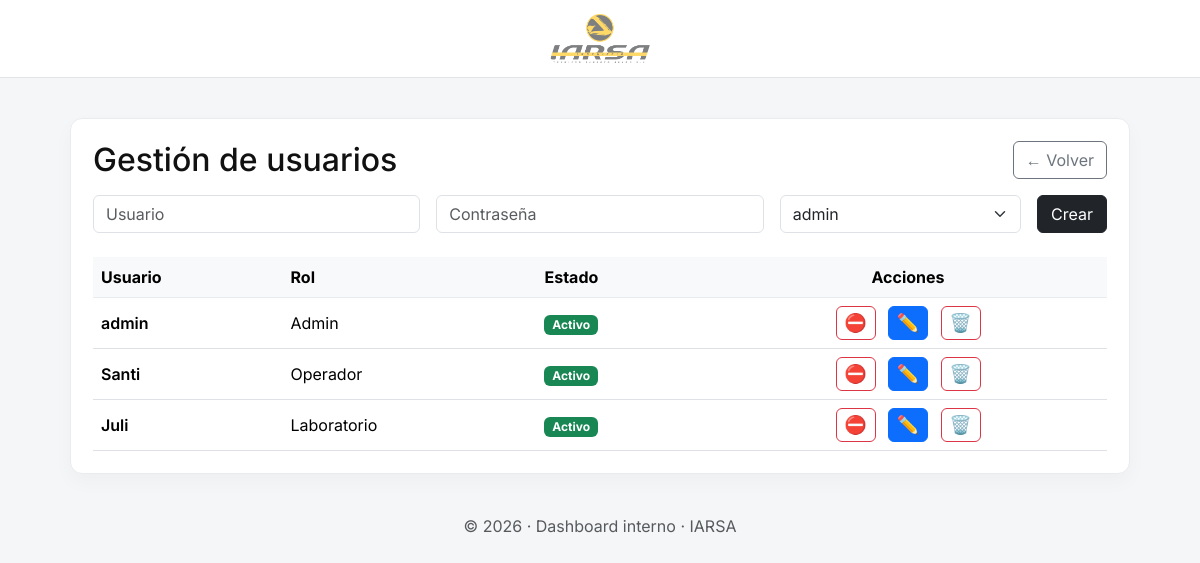
The page /admin/usuarios (signed in) on the database as committed earlier.
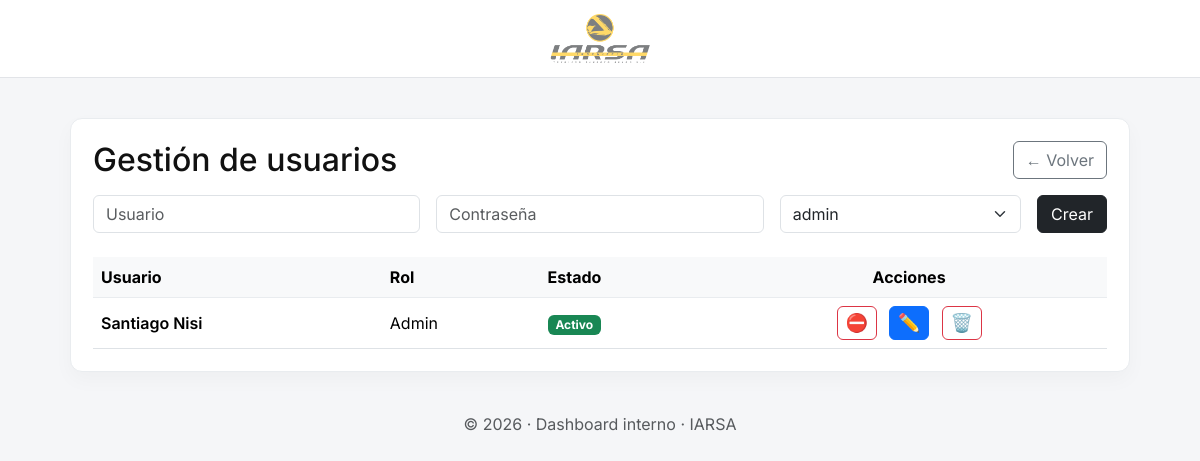
The same page on the database as committed later.
### tables this page shows
CREATE TABLE usuarios (
    id INTEGER PRIMARY KEY AUTOINCREMENT,
    usuario TEXT UNIQUE NOT NULL,
    password TEXT NOT NULL,
    rol TEXT NOT NULL,
    activo INTEGER DEFAULT 1
);

### app.py (the view, shortened to what this page needs)
@app.route("/admin/usuarios", methods=["GET", "POST"])
@role_required(["admin"])
def admin_usuarios():
    conn = sqlite3.connect(Config.DATABASE)
    conn.row_factory = sqlite3.Row
    cursor = conn.cursor()
    error_msg = request.args.get("error")
    cursor.execute("SELECT * FROM usuarios")
    usuarios = cursor.fetchall()
    conn.close()
    return render_template(
        "admin_usuarios.html",
        usuarios=usuarios,
        roles=ROLES,
        error=error_msg
    )

### app.py (called while the page is built)
def role_required(roles):
    def wrapper(f):
        @wraps(f)
        def decorated(*args, **kwargs):
            if "rol" not in session or session["rol"] not in roles:
                return redirect(url_for("dashboard"))
            return f(*args, **kwargs)
        return decorated
    return wrapper

### templates/admin_usuarios.html (shortened to what this page needs)
<!DOCTYPE html>
<html lang="es">
<head>
    <link href="https://cdn.jsdelivr.net/npm/bootstrap@5.3.2/dist/css/bootstrap.min.css" rel="stylesheet">
</head>
<body>
<header>
    <div class="logo-box">
        <img src="{{ url_for('static', filename='img/isologo IARSA.png') }}" alt="Logo Empresa">
    </div>
</header>
<main>
    <div class="card-custom">
        <div class="d-flex justify-content-between align-items-center mb-3">
            <h2 class="mb-0">Gestión de usuarios</h2>
            <div>
                <a href="{{ url_for('dashboard') }}" class="btn btn-outline-secondary">← Volver</a>
            </div>
        </div>
        <form method="POST" class="row g-3 mb-4">
            <div class="col-md-4">
                <input type="text" name="usuario" class="form-control" placeholder="Usuario" required>
            </div>
            <div class="col-md-4">
                <input type="password" name="password" class="form-control" placeholder="Contraseña" required>
            </div>
            <div class="col-md-3">
                <select name="rol" class="form-select" required>
                    {% for rol in roles %}
                    <option value="{{ rol }}">{{ rol }}</option>
                    {% endfor %}
                </select>
            </div>
            <div class="col-md-1 d-grid">
                <button class="btn btn-dark">Crear</button>
            </div>
        </form>
        <div class="table-responsive">
            <table class="table table-hover align-middle mb-0">
                <thead class="table-light">
                    <tr>
                        <th>Usuario</th>
                        <th>Rol</th>
                        <th>Estado</th>
                        <th class="text-center">Acciones</th>
                    </tr>
                </thead>
                <tbody>
                    {% for u in usuarios %}
                    <tr>
                        <td class="fw-semibold">{{ u.usuario }}</td>
                        <td class="text-capitalize">{{ u.rol }}</td>
                        <td>
                            {% if u.activo %}
                                <span class="badge bg-success">Activo</span>
                            {% else %}
                                <span class="badge bg-secondary">Inactivo</span>
                            {% endif %}
                        </td>
                        <td class="text-center">
                            {% if u.activo %}
                                <a href="{{ url_for('toggle_usuario', user_id=u.id) }}" class="btn btn-sm btn-outline-danger btn-emoji" title="Desactivar" aria-label="Desactivar">
                                    ⛔
                                </a>
                            {% else %}
                                <a href="{{ url_for('toggle_usuario', user_id=u.id) }}" class="btn btn-sm btn-outline-success btn-emoji" title="Activar" aria-label="Activar">
                                    ✅
                                </a>
                            {% endif %}
                            <a href="{{ url_for('edit_usuario', user_id=u.id) }}" class="btn btn-sm btn-primary ms-2 btn-emoji" title="Editar" aria-label="Editar">
                                ✏️
                            </a>
                            <form method="POST" action="{{ url_for('delete_usuario', user_id=u.id) }}" style="display:inline" onsubmit="return confirm('¿Eliminar usuario {{ u.usuario }}? Esta acción no se puede deshacer');">
                                <button class="btn btn-sm btn-outline-danger ms-2 btn-emoji" title="Eliminar" aria-label="Eliminar">🗑️</button>
                            </form>
                        </td>
                    </tr>
                    {% endfor %}
                </tbody>
            </table>
        </div>
    </div>
</main>
<footer class="text-center mt-4 text-muted">
    © 2026 · Dashboard interno · IARSA
</footer>
</body>
</html>

### templates/admin_usuarios.html (style rules this page uses)
* { box-sizing: border-box; font-family: 'Inter', sans-serif; }
body { background: #f5f6f8; color: #111; }
header { background: #fff; border-bottom: 1px solid #e2e4e8; padding: 14px 0; display:flex; justify-content:center; align-items:center; }
.logo-box img { width: 100px; height: auto; object-fit: contain; border-radius:8px; }
main { max-width: 1100px; margin: 40px auto; padding: 0 20px; }
.card-custom { background: #fff; border: 1px solid #e9ecef; border-radius: 12px; padding: 22px; box-shadow: 0 8px 20px rgba(0,0,0,0.03); }
.table thead th { border-bottom: 1px solid #e9ecef; }
.btn-emoji { display:inline-flex; align-items:center; justify-content:center; width:40px; height:34px; padding:0; font-size:18px; border-radius:6px; }

Rows that differ between the two databases and show on the page:
removed usuarios: usuario "Santi", rol "Operador", activo "Activo"
removed usuarios: usuario "Juli", rol "Laboratorio", activo "Activo"
changed usuarios "Admin": usuario "admin" → "Santiago Nisi"
